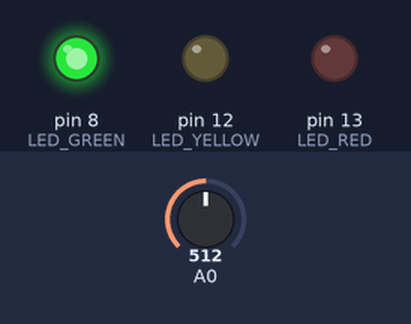
Bench run of a sketch on a simulated Arduino Uno, built with avr-gcc and run on an emulated ATmega328P. Parts: output pins drawn as LEDs (lit = HIGH). Inputs (shaded band) come from the test bench; at power-on: A0 = 512. What the sketch prints to the serial monitor is not drawn.

Above: at 1.8 s.
1.9 s: A0 set to 465
3.4 s: A0 set to 441
At 5.2 s:
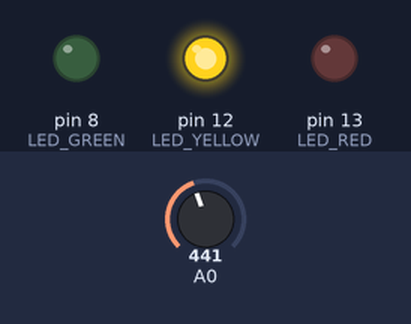
5.5 s: A0 set to 126
7.2 s: A0 set to 109
At 8.5 s:
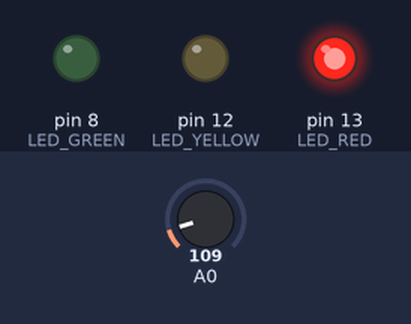
9.5 s: A0 set to 122
At 11.2 s:
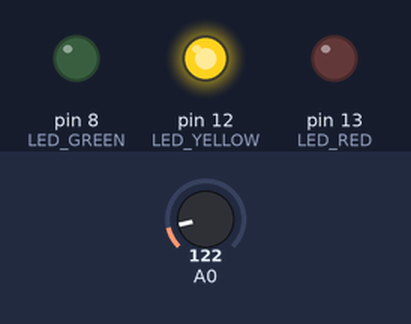
11.5 s: A0 set to 70
At 12.9 s:
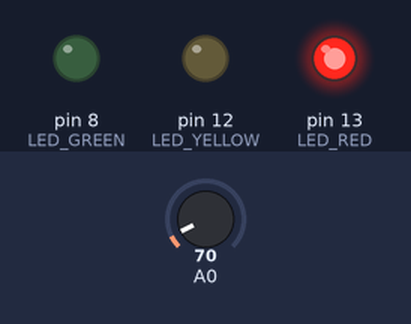
Timing chart, 0 to 14.5 s (numbered marks = the images above; inputs shaded):
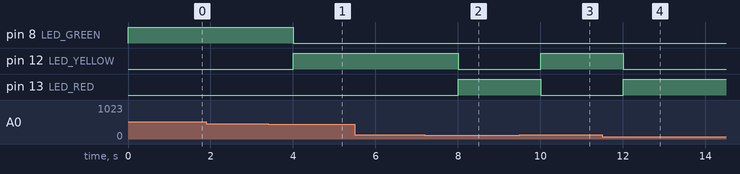

The sketch:

ntc-basic.ino
```cpp
// (licence header left out)
const float BETA = 3950; // should match the Beta Coefficient of the thermistor
int LED_GREEN = 8;
int LED_YELLOW = 12;
int LED_RED = 13;

void setup() {
  Serial.begin(9600);
  pinMode(LED_GREEN, OUTPUT);
  pinMode(LED_YELLOW, OUTPUT);
  pinMode(LED_RED, OUTPUT);
}

void loop() {
  int analogValue = analogRead(A0);
  float celsius = 1 / (log(1 / (1023. / analogValue - 1)) / BETA + 1.0 / 298.15) - 273.15;
  Serial.print("Temperature: ");
  Serial.print(celsius);
  Serial.println(" ℃");

  if (celsius < 30) {
    digitalWrite(LED_GREEN, HIGH);
    digitalWrite(LED_RED, LOW);
    digitalWrite(LED_YELLOW, LOW);
  } else if (celsius > 80) {
    digitalWrite(LED_RED, HIGH);
    digitalWrite(LED_GREEN, LOW);
    digitalWrite(LED_YELLOW, LOW);
  } else {
    digitalWrite(LED_YELLOW, HIGH);
    digitalWrite(LED_RED, LOW);
    digitalWrite(LED_GREEN, LOW);
  }

  delay(1000);
}
```

Measured:
- the behaviour switches between 456 and 455 on A0 (found by bisection; images 0 and 1)
- the behaviour switches between 116 and 115 on A0 (found by bisection; images 1 and 2)
- after the input at 1.9 s, every drawn part: stays the same
- after the input at 3.4 s, pin 8 (LED_GREEN): HIGH → LOW after 0.61 s; pin 12 (LED_YELLOW): LOW → HIGH after 0.61 s
- after the input at 5.5 s, every drawn part: stays the same
- after the input at 7.2 s, pin 12 (LED_YELLOW): HIGH → LOW after 0.81 s; pin 13 (LED_RED): LOW → HIGH after 0.81 s
- after the input at 9.5 s, pin 12 (LED_YELLOW): LOW → HIGH after 0.51 s; pin 13 (LED_RED): HIGH → LOW after 0.51 s
- after the input at 11.5 s, pin 12 (LED_YELLOW): HIGH → LOW after 0.51 s; pin 13 (LED_RED): LOW → HIGH after 0.51 s
